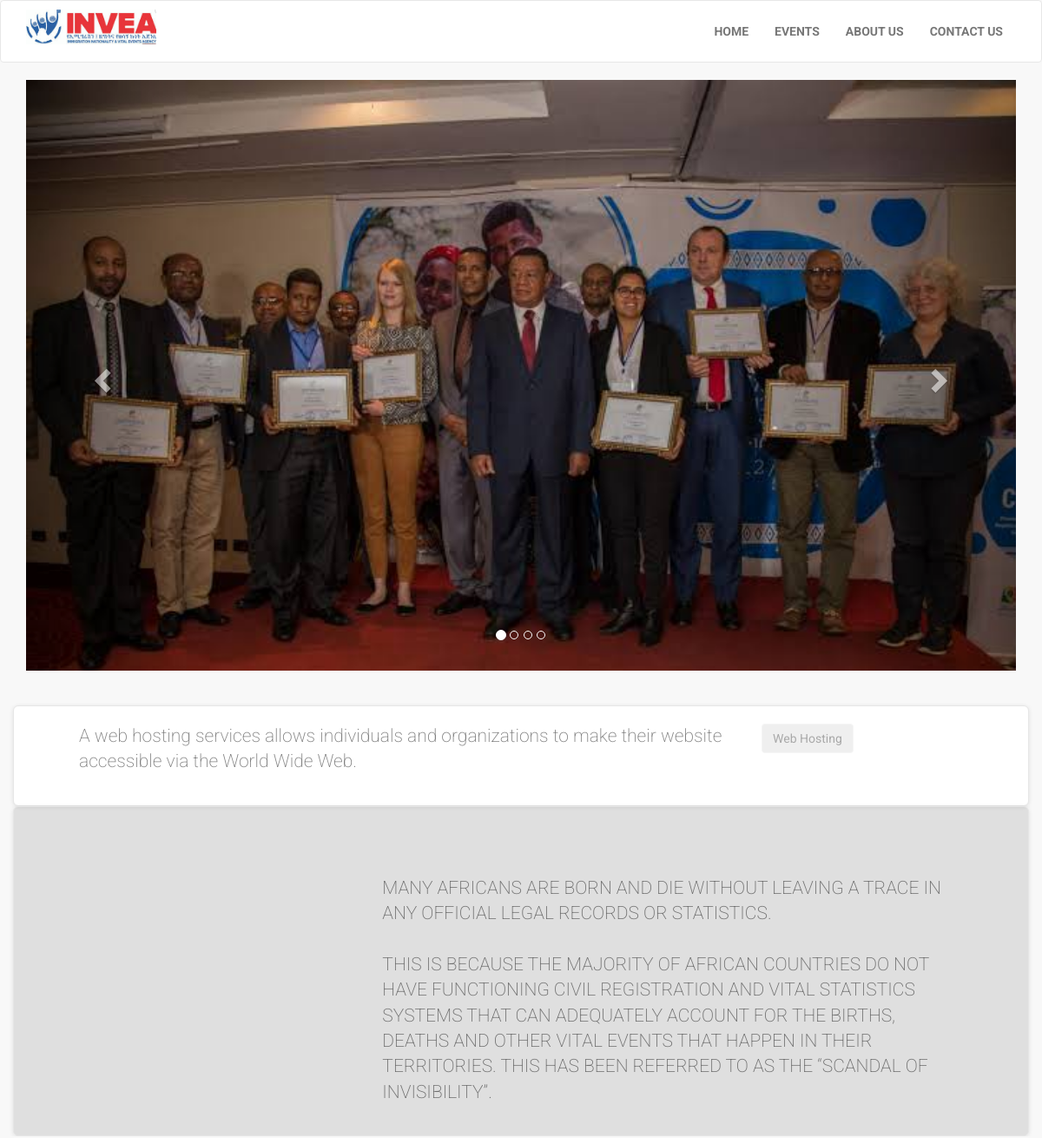
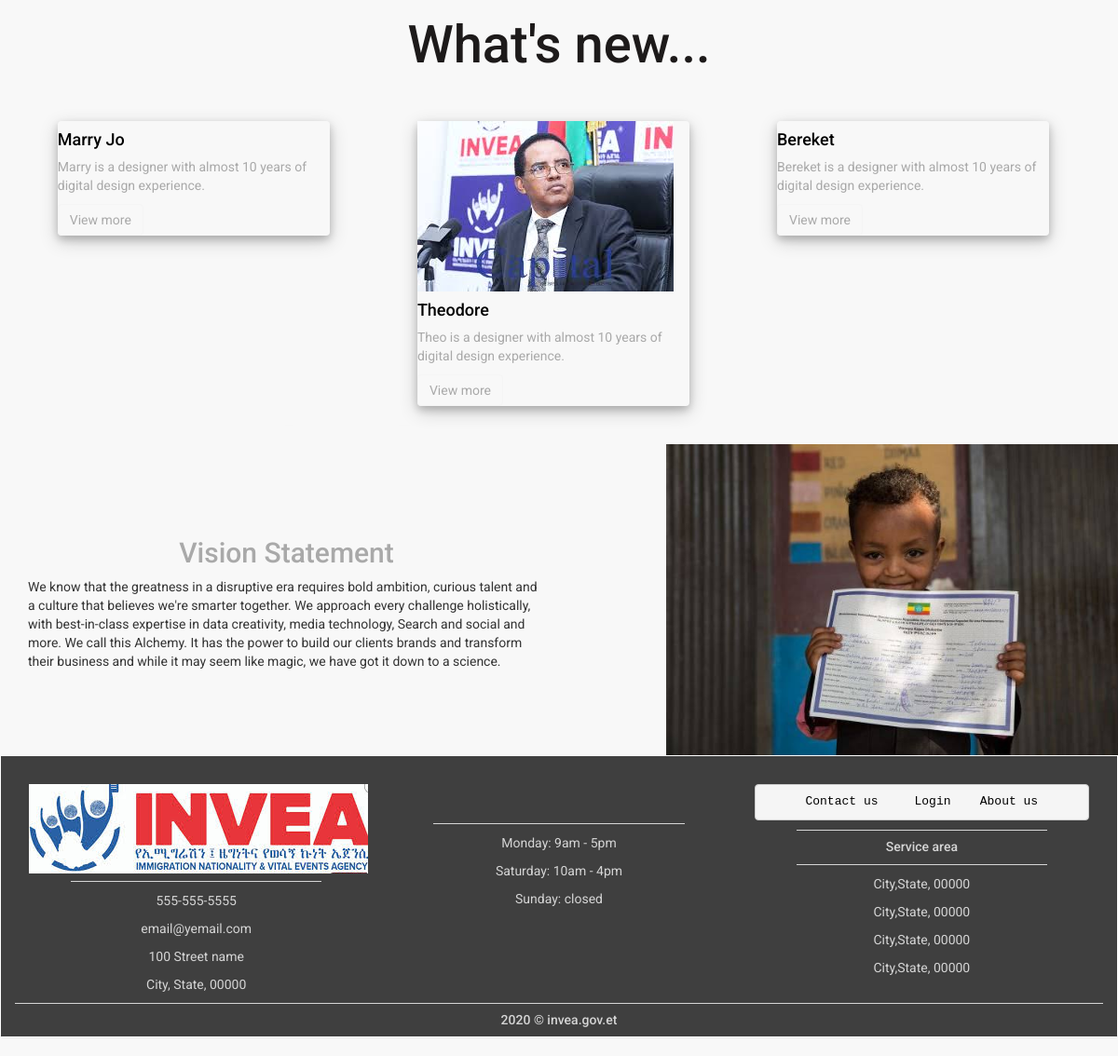
The page / on the database its author committed (2 pictures, top to bottom).
### tables this page shows
CREATE TABLE `slider` (
  `slide_id` int(10) NOT NULL,
  `slide_name` varchar(255) NOT NULL,
  `slide_image` text NOT NULL,
  `slide_url` varchar(255) NOT NULL
);

CREATE TABLE `box` (
  `box_content` text NOT NULL,
  `box_image` text NOT NULL
);

CREATE TABLE `news` (
  `news_id` int(10) NOT NULL,
  `news_title` text NOT NULL,
  `news_url` text NOT NULL,
  `news_img` text NOT NULL,
  `news_img2` text NOT NULL,
  `news_content` text NOT NULL,
  `news_img3` text NOT NULL,
  `news_reporter` text NOT NULL,
  `news_date` datetime NOT NULL,
  `news_short` text NOT NULL
);

CREATE TABLE `vision` (
  `header` text NOT NULL,
  `statement` text NOT NULL,
  `image` text NOT NULL
);

### index.php (the view, shortened to what this page needs)
<?php
include("includes/db.php");
include("functions/functions.php");
?>
<!DOCTYPE html>
<html>
<head>
    <link href="styles/bootstrap.min.css" rel="stylesheet">
    <link href="styles/style.css" rel="stylesheet">
    <link href="styles/main.css" rel="stylesheet">
    <link href="font-awesome/css/font-awesome.min.css" rel="stylesheet">
</head>
<body>
    <?php include("includes/navbar.php"); ?>
    <div class="container-fluid " id="slider">
        <div class="col-md-12 ">
            <div id="myCarousel" class="carousel slide" data-ride="carousel">
                <ol class="carousel-indicators">
                    <li data-target="#myCarousel" data-slide-to="0" class="active"></li>
                    <li data-target="#myCarousel" data-slide-to="1"></li>
                    <li data-target="#myCarousel" data-slide-to="2"></li>
                    <li data-target="#myCarousel" data-slide-to="3"></li>
                </ol>
                <div class="carousel-inner" style="height: 85vh;">
                    <?php
$get_slides = "select * from slider LIMIT 0,1";
$run_slides = mysqli_query($con,$get_slides);
while($row_slides=mysqli_fetch_array($run_slides)){
$slide_image = $row_slides['slide_image'];
$slide_url = $row_slides['slide_url'];
echo "
<div class='item active' >
<a href='$slide_url'><img src='admin_area/slides_images/$slide_image' class='img-responsive' style='width: 100%; height: 100%'></a>
</div>
";
}
?>
                </div>
                <a class="left carousel-control" href="#myCarousel" data-slide="prev">
<span class="glyphicon glyphicon-chevron-left"> </span>
</a>
<a class="right carousel-control" href="#myCarousel" data-slide="next">
<span class="glyphicon glyphicon-chevron-right"> </span>
</a>
            </div>
        </div>
    </div>
    <div class="container-fluid ">
        <div class="row jumbotron box same-height ">
            <div class="col-xs-12 col-sm-12 col-md-9 col-lg-9 col-xl-10 ">
                <p class="lead ">
                    A web hosting services allows individuals and organizations to make their website accessible via the
                    World Wide Web.
                </p>
            </div>
            <div class="col-xs-12 col-sm-12 col-md-3 col-lg-3 col-xl-2 ">
                <a href="# "><button type="button " class="btn btn-outline-secondary ">
                        Web Hosting</button></a>
            </div>
        </div>
    </div>
        <?php
$get_box="select * from box";
$run_box=mysqli_query($con,$get_box);
$box_row=mysqli_fetch_array($run_box);
$content=$box_row['box_content'];
?>
        <div class="container-fluid ">
        <div class="row jumbotron box same-height " style="background: rgba(0,0,0,0.1);">
            <div class="col-md-4">
            </div>
            <div class="col-md-8">
                <p class="lead" style='color: rgba(0,0,0,0.5)'>
                    <?php echo $content; ?>
                </p>
            </div>
        </div>
        </div>
    <div class="col-md-12 what">
        <h1 class="display-4 text-center ">What's new...</h1>
    </div>
    <div class="container-fluid padding card-container">
        <div class="row padding ">
            <?php
  getNews(4);
  ?>
        </div>
    </div>
    <hr class="vision-line">
    <div class="container-fluid padding">
        <div class="row  ">
            <div class="col-md-6 " style="margin-right: 100px;">
            <?php
                $get_vision = "select * from vision";
                $run_vision = mysqli_query($con,$get_vision);
                $row_vision = mysqli_fetch_array($run_vision);
                $header= $row_vision['header'];
                $statement=$row_vision['statement'];
                $img= $row_vision['image'];
            ?>
                <h2 style="color: darkgray;" class="text-center"><?php echo $header ?></h2>
                <p><?php echo $statement; ?>
                </p>
            </div>
            <div class="col-md-4">
                <img src="admin_area/slides_images/<?php echo $img; ?>" class="img-fluid vision-img" />
            </div>
        </div>
    </div>
    <div class="panel">
        <?php include("includes/footer.php")?>
    </div>
</body>
</html>

### includes/navbar.php (shortened to what this page needs)
<!DOCTYPE html>
<html>
<head>
<link href="styles/bootstrap.min.css" rel="stylesheet">
<link href="styles/style.css" rel="stylesheet">
<link href="styles/main.css" rel="stylesheet">
<link href="font-awesome/css/font-awesome.min.css" rel="stylesheet">
</head>
<body>
  <div class="navbar navbar-default" id="navbar" >
      <div class="container" >
        <div class="navbar-header">
          <a class="navbar-brand home" href="index.php" >
            <img src="images/logo.jpg" alt="vera logo" class="logo" >
          </a>
        </div>
      <div class="navbar-collapse collapse" id="navigation" >
      <div class="padding-nav" >
      <ul class="nav navbar-nav navbar-right">
      <li >
      <a href="index.php"> Home </a>
      </li>
      <li>
      <a href="events.php"> Events </a>
    </li>
    <li>
    <a href="about.php"> About us </a>
  </li>
    <li>
    <a href="contact.php"> Contact us </a>
  </li>
        </div>
      </div>
  </div>
</div>

### functions/functions.php (shortened to what this page needs)
<?php
$db= mysqli_connect("localhost","root","","vers");
function getNews($max){
  global $db;
  $get_news="select * from news order by 1 DESC LIMIT 0,$max ";
  $run_news=mysqli_query($db,$get_news);
  while($row_news=mysqli_fetch_array($run_news)){
    $news_title=$row_news["news_title"];
    $news_short=$row_news["news_short"];
    $news_img=$row_news["news_img"];
    $news_url=$row_news["news_url"];
    echo "
        <div class='col-md-3 full-card'>
           <div class='card '>
               <img src='admin_area/news_images/$news_img' alt='' class='card-img-top img-responsive'>
           </div>
           <div class='card-body ' >
               <h4 class='card-title '>$news_title</h4>
               <p class='card-text '>
                  $news_short
               </p>
               <a href='$news_url' class='btn btn-outline-secondary'  >View more</a>
           </div>
       </div>
    ";
  }
}
 ?>

### includes/footer.php
   <footer>
       <div class="container-fluid padding">
           <div class="row text-center">
               <div class="col-md-4">
                   <img src="images/logo.jpg" alt="">
                   <hr class="light">
                   <p>555-555-5555</p>
                   <p>email@yemail.com</p>
                   <p>100 Street name</p>
                   <p>City, State, 00000</p>
               </div>
               <div class="col-md-4" style="margin-top: 34px">
<hr class="light">
<p>Monday: 9am - 5pm</p>
<p>Saturday: 10am - 4pm</p>
<p>Sunday: closed</p>
</div>
<div class="col-md-4">
<pre><a href="contact.php" style="color: black">Contact us</a>     <a  href="login.php" style="color: black">Login</a>    <a  href="#" style="color: black">About us</a></pre>
<hr class="light">
<h5>Service area</h5>
<hr class="light">
<p>City,State, 00000</p>
<p>City,State, 00000</p>
<p>City,State, 00000</p>
<p>City,State, 00000</p>
</div>
<div class="col-12">
<hr class="light-100">
<h5>2020 &copy; invea.gov.et</h5>
</div>
</div>
</div>
</footer>

### styles/style.css (style rules this page uses)
body { font-family: "Roboto", Helvetica, Arial, sans-serif; font-size: 14px; line-height: 1.42857143; color: #333333; background-color: #f0f0f0; overflow-x: hidden; }
.navbar { background:white; }
.navbar-brand { float:left; padding: 10px 15px; font-size:18px; line-height:20px; height:70px; }
.navbar ul.nav > li > a { text-transform:uppercase; font-weight:bold; font-size:14px; }
.padding-nav { padding-top:10px; }
#slider { margin-bottom:40px; }
.box { background: #fff; margin: 0 0 30px; border: solid 1px #e6e6e6; box-sizing: border-box; padding:20px; box-shadow: 0 1px 5px rgba(0, 0, 0, 0.1); }

### styles/main.css (style rules this page uses)
body { background-color: rgb(248, 248, 248); }
.logo { width: 150px; }
.lead { float: right; margin: auto 0px; color: grey; }
.padding { margin-top: 10px; }
.what { background-color: inherit; padding: 30px; padding-top: 0px; }
.what h1 { color: rgb(29, 26, 26); font-size: 42pt; }
.card-title { color: black; }
.card-text { color: darkgray; }
.btn-outline-secondary { color: darkgray; border-color: whitesmoke; }
.row { margin: 0px auto; }
.row h2 { margin-top: 100px; color: darkgray; }
.full-card { border: 0px solid whitesmoke; margin: 0px 4%; margin-top: 1rem; padding-right: 0px; padding-left: 0px; box-shadow: 0 4px 8px 0 rgba(0, 0, 0, 0.2), 0 6px 20px 0 rgba(0, 0, 0, 0.19); border-radius: 4px; }
.vision-line { clip-path: polygon(0% 20%, 30% 20%, 50% 0%, 60% 0%, 100% 0%); }
.vision-img { width: 500px; }
footer { margin-top: 0px; background-color: #3f3f3f; color: #d5d5d5; padding-top: 2rem; }
hr.light { border-top: 1px solid #d5d5d5; width: 75%; margin-top: 0.8rem; margin-bottom: 1rem; }
footer a { color: #d5d5d5; }
hr.light-100 { border-top: 1px solid #d5d5d5; width: 100%; margin-top: 0.8rem; margin-bottom: 1rem; }

### rows shown on the page
slider: slide_image (picture)
box: box_content "MANY AFRICANS ARE BORN AND DIE WITHOUT LEAVING A TRACE IN ANY OFFICIAL LEGAL RECORDS OR STATISTICS. THIS IS BECAUSE THE MAJORITY OF AFRICAN COUNTRIES DO NOT HAVE FUNCTIONING CIVIL REGISTRATION AND VITAL STATISTICS SYSTEMS THAT CAN ADEQUATELY ACCOUNT FOR THE BIRTHS, DEATHS AND OTHER VITAL EVENTS THAT HAPPEN IN THEIR TERRITORIES. THIS HAS BEEN REFERRED TO AS THE “SCANDAL OF INVISIBILITY”."
news: news_title "Marry Jo", news_short "Marry is a designer with almost 10 years of digital design experience."
news: news_img (picture), news_title "Theodore", news_short "Theo is a designer with almost 10 years of digital design experience."
news: news_title "Bereket", news_short "Bereket is a designer with almost 10 years of digital design experience."
vision: header "Vision Statement", statement "We know that the greatness in a disruptive era requires bold ambition, curious talent and a culture that believes we're smarter together. We approach every challenge holistically, with best-in-class expertise in data creativity, media technology, Search and social and more. We call this Alchemy. It has the power to build our clients brands and transform their business and while it may seem like magic, we have got it down to a science.", image (picture)
